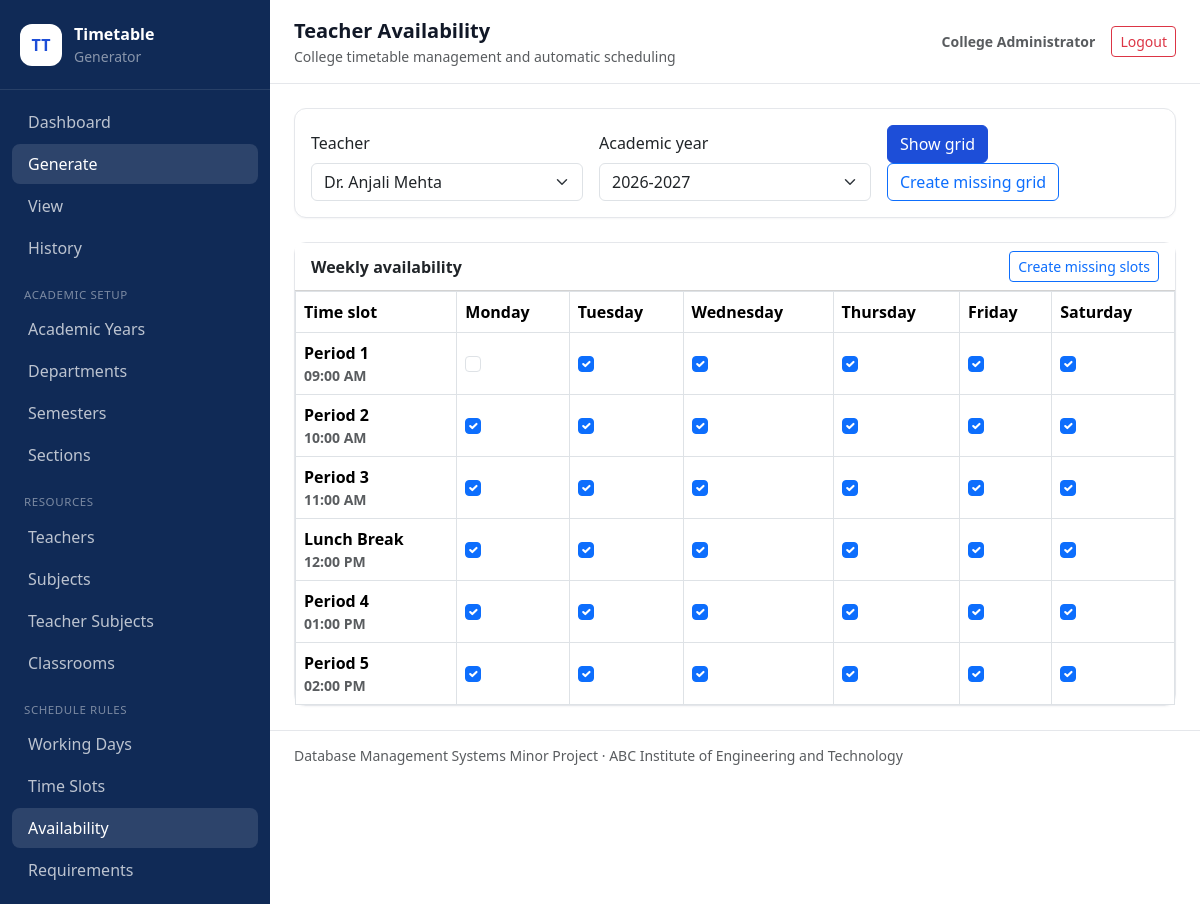
Screenshot of /modules/availability/index.php (signed in) with the database file from the repository.
### tables this page shows
CREATE TABLE teachers (
  id INT UNSIGNED AUTO_INCREMENT PRIMARY KEY,
  department_id INT UNSIGNED NOT NULL,
  name VARCHAR(120) NOT NULL,
  email VARCHAR(160) NOT NULL UNIQUE,
  phone VARCHAR(20) NULL,
  short_code VARCHAR(12) NOT NULL UNIQUE,
  max_weekly_load TINYINT UNSIGNED NOT NULL DEFAULT 20,
  max_daily_load TINYINT UNSIGNED NOT NULL DEFAULT 5,
  created_at TIMESTAMP NOT NULL DEFAULT CURRENT_TIMESTAMP,
  updated_at TIMESTAMP NOT NULL DEFAULT CURRENT_TIMESTAMP ON UPDATE CURRENT_TIMESTAMP,
  CONSTRAINT fk_teachers_department FOREIGN KEY (department_id) REFERENCES departments(id) ON DELETE RESTRICT ON UPDATE CASCADE,
  INDEX idx_teachers_department (department_id),
  CONSTRAINT chk_teacher_loads CHECK (max_weekly_load > 0 AND max_daily_load > 0 AND max_daily_load <= max_weekly_load)
);

CREATE TABLE academic_years (
  id INT UNSIGNED AUTO_INCREMENT PRIMARY KEY,
  name VARCHAR(60) NOT NULL UNIQUE,
  start_date DATE NOT NULL,
  end_date DATE NOT NULL,
  is_active TINYINT(1) NOT NULL DEFAULT 0,
  created_at TIMESTAMP NOT NULL DEFAULT CURRENT_TIMESTAMP,
  updated_at TIMESTAMP NOT NULL DEFAULT CURRENT_TIMESTAMP ON UPDATE CURRENT_TIMESTAMP,
  CONSTRAINT chk_academic_dates CHECK (start_date < end_date),
  INDEX idx_academic_active (is_active)
);

CREATE TABLE working_days (
  id INT UNSIGNED AUTO_INCREMENT PRIMARY KEY,
  academic_year_id INT UNSIGNED NOT NULL,
  day_index TINYINT UNSIGNED NOT NULL,
  day_name VARCHAR(20) NOT NULL,
  UNIQUE ux_working_day (academic_year_id, day_index),
  CONSTRAINT fk_working_days_year FOREIGN KEY (academic_year_id) REFERENCES academic_years(id) ON DELETE CASCADE ON UPDATE CASCADE,
  INDEX idx_working_days_year (academic_year_id)
);

CREATE TABLE time_slots (
  id INT UNSIGNED AUTO_INCREMENT PRIMARY KEY,
  academic_year_id INT UNSIGNED NOT NULL,
  slot_order TINYINT UNSIGNED NOT NULL,
  start_time TIME NOT NULL,
  end_time TIME NOT NULL,
  is_break TINYINT(1) NOT NULL DEFAULT 0,
  label VARCHAR(60) NULL,
  UNIQUE ux_time_slot (academic_year_id, slot_order),
  CONSTRAINT fk_time_slots_year FOREIGN KEY (academic_year_id) REFERENCES academic_years(id) ON DELETE CASCADE ON UPDATE CASCADE,
  INDEX idx_time_slots_year (academic_year_id),
  CONSTRAINT chk_time_slot_times CHECK (start_time < end_time)
);

CREATE TABLE teacher_availability (
  id INT UNSIGNED AUTO_INCREMENT PRIMARY KEY,
  teacher_id INT UNSIGNED NOT NULL,
  working_day_id INT UNSIGNED NOT NULL,
  time_slot_id INT UNSIGNED NOT NULL,
  is_available TINYINT(1) NOT NULL DEFAULT 1,
  UNIQUE ux_teacher_slot (teacher_id, working_day_id, time_slot_id),
  CONSTRAINT fk_availability_teacher FOREIGN KEY (teacher_id) REFERENCES teachers(id) ON DELETE CASCADE ON UPDATE CASCADE,
  CONSTRAINT fk_availability_day FOREIGN KEY (working_day_id) REFERENCES working_days(id) ON DELETE CASCADE ON UPDATE CASCADE,
  CONSTRAINT fk_availability_slot FOREIGN KEY (time_slot_id) REFERENCES time_slots(id) ON DELETE CASCADE ON UPDATE CASCADE,
  INDEX idx_availability_slot (working_day_id, time_slot_id, is_available)
);

### includes/functions.php (called while the page is built, shortened)
<?php
function e(?string $value): string
{
    return htmlspecialchars($value ?? '', ENT_QUOTES, 'UTF-8');
}
function query_int(string $key, ?int $default = null): ?int
{
    if (!array_key_exists($key, $_GET) || $_GET[$key] === '') {
        return $default;
    }
    return filter_var($_GET[$key], FILTER_VALIDATE_INT);
}

### includes/auth.php (called while the page is built, shortened)
<?php
function current_admin(): ?array
{
    return $_SESSION['admin'] ?? null;
}

### modules/availability/index.php (the view, shortened to what this page needs)
<?php
require_once __DIR__ . '/../../includes/auth.php';
require_once __DIR__ . '/../../includes/functions.php';
$db = db();
$teachers = $db->query('SELECT id, name FROM teachers ORDER BY name')->fetchAll();
$years = $db->query('SELECT id, name FROM academic_years ORDER BY start_date DESC')->fetchAll();
$teacherId = query_int('teacher_id', (int)($teachers[0]['id'] ?? 0));
$yearId = query_int('year_id', (int)($years[0]['id'] ?? 0));
$days = [];
$slots = [];
$availability = [];
if ($teacherId && $yearId) {
    $statement = $db->prepare('SELECT * FROM working_days WHERE academic_year_id=? ORDER BY day_index');
    $statement->execute([$yearId]);
    $days = $statement->fetchAll();
    $statement = $db->prepare('SELECT * FROM time_slots WHERE academic_year_id=? ORDER BY slot_order');
    $statement->execute([$yearId]);
    $slots = $statement->fetchAll();
    $statement = $db->prepare('SELECT * FROM teacher_availability WHERE teacher_id=? AND working_day_id IN (SELECT id FROM working_days WHERE academic_year_id=?)');
    $statement->execute([$teacherId, $yearId]);
    foreach ($statement->fetchAll() as $row) {
        $availability[(int)$row['working_day_id']][(int)$row['time_slot_id']] = $row;
    }
}
$pageTitle = 'Teacher Availability';
require __DIR__ . '/../../includes/header.php';
?>
<div class="card mb-4"><div class="card-body">
    <form class="row g-3 align-items-end" method="get">
        <div class="col-md-4"><label class="form-label" for="teacher_id">Teacher</label>
            <select class="form-select" id="teacher_id" name="teacher_id" onchange="this.form.submit()">
                <?php foreach ($teachers as $teacher): ?><option value="<?= (int)$teacher['id'] ?>" <?= $teacherId === (int)$teacher['id'] ? 'selected' : '' ?>><?= e($teacher['name']) ?></option><?php endforeach; ?>
            </select>
        </div>
        <div class="col-md-4"><label class="form-label" for="year_id">Academic year</label>
            <select class="form-select" id="year_id" name="year_id" onchange="this.form.submit()">
                <?php foreach ($years as $year): ?><option value="<?= (int)$year['id'] ?>" <?= $yearId === (int)$year['id'] ? 'selected' : '' ?>><?= e($year['name']) ?></option><?php endforeach; ?>
            </select>
        </div>
        <div class="col-md-4">
            <button class="btn btn-primary" type="submit">Show grid</button>
            <button class="btn btn-outline-primary" type="submit" name="initialize_grid" value="1">Create missing grid</button>
        </div>
    </form>
</div></div>
<?php if (!$days || !$slots): ?>
<div class="alert alert-info">Select a teacher and academic year with configured working days and time slots.</div>
<?php else: ?>
<div class="card"><div class="card-header d-flex justify-content-between align-items-center"><strong>Weekly availability</strong>
<button class="btn btn-sm btn-outline-primary" form="initialize-form" type="submit">Create missing slots</button></div>
<div class="table-responsive"><table class="table table-bordered align-middle mb-0">
<thead><tr><th>Time slot</th><?php foreach ($days as $day): ?><th><?= e($day['day_name']) ?></th><?php endforeach; ?></tr></thead>
<tbody>
<?php foreach ($slots as $slot): ?>
<tr><th><?= e($slot['label']) ?><div class="text-muted small"><?= e(date('h:i A', strtotime($slot['start_time']))) ?></div></th>
<?php foreach ($days as $day): ?>
<td>
<?php $record = $availability[(int)$day['id']][(int)$slot['id']] ?? null; ?>
<?php if ($record): ?>
<input class="form-check-input toggle-availability" type="checkbox" data-id="<?= (int)$record['id'] ?>" <?= $record['is_available'] ? 'checked' : '' ?>>
<?php else: ?><span class="text-muted small">Not created</span><?php endif; ?>
</td>
<?php endforeach; ?></tr>
<?php endforeach; ?>
</tbody></table></div></div>
<?php endif; ?>
<?php require __DIR__ . '/../../includes/footer.php'; ?>

### includes/header.php (shortened to what this page needs)
<?php
$pageTitle = $pageTitle ?? APP_NAME;
?>
<!DOCTYPE html>
<html lang="en">
<head>
    <link href="https://cdn.jsdelivr.net/npm/bootstrap@5.3.3/dist/css/bootstrap.min.css" rel="stylesheet">
    <link href="assets/css/style.css" rel="stylesheet">
</head>
<body class="bg-body">
<div class="app-shell d-flex">
<?php require __DIR__ . '/sidebar.php'; ?>
<div class="app-main flex-grow-1 min-vw-0">
<header class="topbar sticky-top d-flex align-items-center justify-content-between">
    <div>
        <div class="fs-5 fw-semibold"><?= e($pageTitle) ?></div>
        <div class="text-muted small">College timetable management and automatic scheduling</div>
    </div>
    <div class="d-flex align-items-center gap-3">
        <span class="d-none d-md-inline text-muted small"><strong><?= e((current_admin()['name'] ?? 'Administrator')) ?></strong></span>
        <a class="btn btn-outline-danger btn-sm" href="logout.php">Logout</a>
    </div>
</header>
<main class="content-grid px-3 px-md-4 py-4">

### includes/sidebar.php
<?php $current = basename($_SERVER['SCRIPT_NAME']); ?>
<aside class="sidebar d-flex flex-column">
    <div class="brand">
        <div class="brand-mark">TT</div>
        <div>
            <div class="fw-semibold">Timetable</div>
            <div class="text-white-50 small">Generator</div>
        </div>
    </div>
    <nav class="nav flex-column sidebar-nav">
        <a class="nav-link <?= $current === 'dashboard.php' ? 'active' : '' ?>" href="dashboard.php"><span>Dashboard</span></a>
        <a class="nav-link <?= $current === 'index.php' ? 'active' : '' ?>" href="timetable/generate.php"><span>Generate</span></a>
        <a class="nav-link <?= str_contains($_SERVER['PHP_SELF'], 'timetable/view.php') ? 'active' : '' ?>" href="timetable/view.php"><span>View</span></a>
        <a class="nav-link <?= str_contains($_SERVER['PHP_SELF'], 'timetable/history.php') ? 'active' : '' ?>" href="timetable/history.php"><span>History</span></a>
        <div class="sidebar-heading">Academic Setup</div>
        <a class="nav-link <?= str_contains($_SERVER['PHP_SELF'], 'modules/academic-years/') ? 'active' : '' ?>" href="modules/academic-years/index.php">Academic Years</a>
        <a class="nav-link <?= str_contains($_SERVER['PHP_SELF'], 'modules/departments/') ? 'active' : '' ?>" href="modules/departments/index.php">Departments</a>
        <a class="nav-link <?= str_contains($_SERVER['PHP_SELF'], 'modules/semesters/') ? 'active' : '' ?>" href="modules/semesters/index.php">Semesters</a>
        <a class="nav-link <?= str_contains($_SERVER['PHP_SELF'], 'modules/sections/') ? 'active' : '' ?>" href="modules/sections/index.php">Sections</a>
        <div class="sidebar-heading">Resources</div>
        <a class="nav-link <?= str_contains($_SERVER['PHP_SELF'], 'modules/teachers/') ? 'active' : '' ?>" href="modules/teachers/index.php">Teachers</a>
        <a class="nav-link <?= str_contains($_SERVER['PHP_SELF'], 'modules/subjects/') ? 'active' : '' ?>" href="modules/subjects/index.php">Subjects</a>
        <a class="nav-link <?= str_contains($_SERVER['PHP_SELF'], 'modules/teacher-subjects/') ? 'active' : '' ?>" href="modules/teacher-subjects/index.php">Teacher Subjects</a>
        <a class="nav-link <?= str_contains($_SERVER['PHP_SELF'], 'modules/classrooms/') ? 'active' : '' ?>" href="modules/classrooms/index.php">Classrooms</a>
        <div class="sidebar-heading">Schedule Rules</div>
        <a class="nav-link <?= str_contains($_SERVER['PHP_SELF'], 'modules/working-days/') ? 'active' : '' ?>" href="modules/working-days/index.php">Working Days</a>
        <a class="nav-link <?= str_contains($_SERVER['PHP_SELF'], 'modules/time-slots/') ? 'active' : '' ?>" href="modules/time-slots/index.php">Time Slots</a>
        <a class="nav-link <?= str_contains($_SERVER['PHP_SELF'], 'modules/availability/') ? 'active' : '' ?>" href="modules/availability/index.php">Availability</a>
        <a class="nav-link <?= str_contains($_SERVER['PHP_SELF'], 'modules/requirements/') ? 'active' : '' ?>" href="modules/requirements/index.php">Requirements</a>
    </nav>
</aside>

### includes/footer.php (shortened to what this page needs)
</main>
<footer class="app-footer text-muted small">Database Management Systems Minor Project &middot; <?= e(COLLEGE_NAME) ?></footer>
</div>
</div>
</body>
</html>

### assets/css/style.css (style rules this page uses)
:root { --primary: #1d4ed8; --sidebar: #102a56; --border: #e5e7eb; --muted: #6b7280; }
* { box-sizing: border-box; }
body { font-family: "Segoe UI", Inter, system-ui, sans-serif; color: #111827; background: #f8fafc; }
a { text-decoration: none; }
.app-shell { min-height: 100vh; }
.sidebar { width: 270px; flex: 0 0 270px; background: var(--sidebar); color: #fff; }
.brand { display: flex; gap: 12px; align-items: center; padding: 22px 20px; border-bottom: 1px solid rgba(255,255,255,.1); }
.brand-mark { display: grid; place-items: center; width: 42px; height: 42px; border-radius: 12px; background: #fff; color: var(--primary); font-weight: 700; }
.sidebar-nav { padding: 12px; overflow-y: auto; }
.sidebar-nav .nav-link { color: rgba(255,255,255,.72); border-radius: 8px; margin-bottom: 2px; }
.sidebar-nav .nav-link:hover, .sidebar-nav .nav-link.active { color: #fff; background: rgba(255,255,255,.12); }
.sidebar-heading { font-size: .72rem; text-transform: uppercase; letter-spacing: .05em; color: rgba(255,255,255,.45); padding: 16px 12px 6px; }
.app-main { min-width: 0; }
.topbar { background: #fff; border-bottom: 1px solid var(--border); padding: 16px 24px; }
.content-grid { max-width: 1600px; }
.app-footer { border-top: 1px solid var(--border); background: #fff; padding: 14px 24px; }
.card { border: 1px solid var(--border); border-radius: 12px; box-shadow: 0 1px 2px rgba(15,23,42,.04); }
.card-header { background: #fff; font-weight: 600; }
.btn-primary { background: var(--primary); border-color: var(--primary); }

### rows the page displays
teachers: year_id "2026-2027"
working_days: day_name "Monday", id.is_available "☑"
working_days: day_name "Tuesday", id.is_available "☑"
working_days: day_name "Wednesday", id.is_available "☑"
working_days: day_name "Thursday", id.is_available "☑"
working_days: day_name "Friday", id.is_available "☑"
working_days: day_name "Saturday", id.is_available "☑"
time_slots: label "Period 1", start_time "09:00 AM"
time_slots: label "Period 2", start_time "10:00 AM"
time_slots: label "Period 3", start_time "11:00 AM"
time_slots: label "Lunch Break", start_time "12:00 PM"
time_slots: label "Period 4", start_time "01:00 PM"
time_slots: label "Period 5", start_time "02:00 PM"

### other values shown
$pageTitle "Teacher Availability"
current_admin()['name'] "College Administrator"
COLLEGE_NAME "ABC Institute of Engineering and Technology"
form field teacher_id "Dr. Anjali Mehta"
